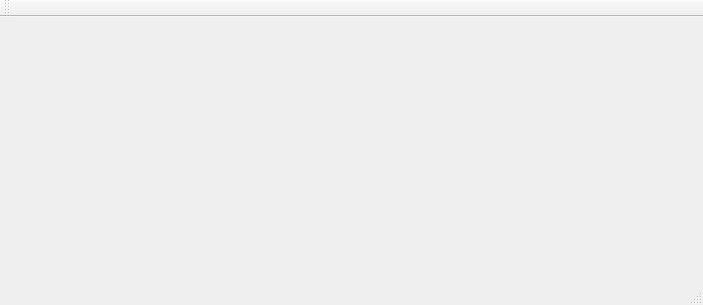
<?xml version="1.0" encoding="UTF-8"?>
<ui version="4.0">
 <class>MainWindow</class>
 <widget class="QMainWindow" name="MainWindow">
  <property name="geometry">
   <rect>
    <x>0</x>
    <y>0</y>
    <width>703</width>
    <height>305</height>
   </rect>
  </property>
  <property name="windowTitle">
   <string>MainWindow</string>
  </property>
  <widget class="QWidget" name="centralWidget"/>
  <widget class="QMenuBar" name="menuBar">
   <property name="geometry">
    <rect>
     <x>0</x>
     <y>0</y>
     <width>703</width>
     <height>22</height>
    </rect>
   </property>
  </widget>
  <widget class="QToolBar" name="mainToolBar">
   <attribute name="toolBarArea">
    <enum>TopToolBarArea</enum>
   </attribute>
   <attribute name="toolBarBreak">
    <bool>false</bool>
   </attribute>
  </widget>
  <widget class="QStatusBar" name="statusBar"/>
 </widget>
 <layoutdefault spacing="6" margin="11"/>
 <resources/>
 <connections/>
</ui>
